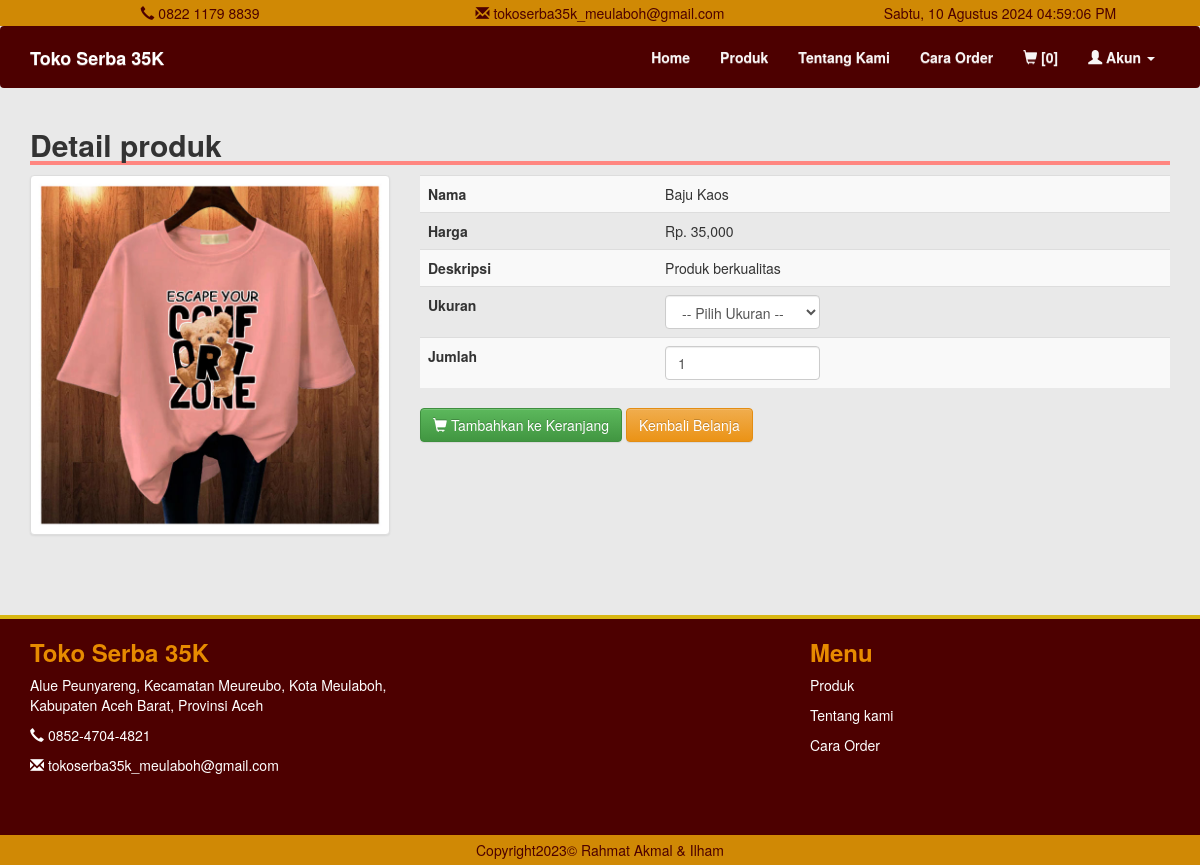
Page /detail_produk.php?produk=P0001 on the committed database.
### tables this page shows
CREATE TABLE `produk` (
  `kode_produk` varchar(100) NOT NULL,
  `nama` varchar(100) NOT NULL,
  `image` text NOT NULL,
  `deskripsi` text NOT NULL,
  `harga` varchar(255) NOT NULL,
  `ukuran` varchar(255) NOT NULL,
  `berat` varchar(200) NOT NULL
);

### detail_produk.php (the view, shortened to what this page needs)
<?php
include 'header.php';
$kode = mysqli_real_escape_string($conn,$_GET['produk']);
$result = mysqli_query($conn, "SELECT * FROM produk WHERE kode_produk = '$kode'");
$row = mysqli_fetch_assoc($result);
?>
<div class="container">
	<h2 style=" width: 100%; border-bottom: 4px solid #ff8680"><b>Detail produk</b></h2>
	<div class="row">
		<div class="col-md-4">
			<div class="thumbnail">
				<img src="image/produk/<?= $row['image']; ?>" width="400">
			</div>
		</div>
		<div class="col-md-8">
			<form action="proses/add.php" method="GET">
				<table class="table table-striped">
					<tbody>
						<tr>
							<td><b>Nama</b></td>
							<td><?= $row['nama']; ?></td>
						</tr>
						<tr>
							<td><b>Harga</b></td>
							<td id="harga">
								<?php
								if(strpos($row['harga'], ",") == false){
									echo "Rp.".number_format($row['harga'])."";
								}else{
									$a = explode(",", $row['harga']);
									echo "Rp. ".number_format($a[0])."";
								}
								?>
							</td>
						</tr>
						<tr>
							<td><b>Deskripsi</b></td>
							<td><?= $row['deskripsi'];  ?></td>
						</tr>
						<tr>
							<td><b>Ukuran</b></td>
							<td>
								<select class="form-control" style="width: 155px;" name="ukuran" id="ukuran">
										<option selected value="nul">-- Pilih Ukuran --</option>
								</select>
							</td>
						</tr>
						<tr>
							<td><b>Jumlah</b></td>
							<td><input class="form-control" type="number" min="1" name="jml" value="1" style="width: 155px;"></td>
						</tr>
					</tbody>
				</table>
				<?php
				if(isset($_SESSION['user'])){
					?>
					<button type="submit" class="btn btn-success"><i class="glyphicon glyphicon-shopping-cart"></i> Tambahkan ke Keranjang</button>
					<?php
				}else{
					?>
					<a href="keranjang.php" class="btn btn-success"><i class="glyphicon glyphicon-shopping-cart"></i> Tambahkan ke Keranjang</a>
					<?php
				}
				?>
				<a href="index.php" class="btn btn-warning"> Kembali Belanja</a>
			</div>
	</div>
</div>
<br>
<br>
<br>
<?php
include 'footer.php';
?>

### css/style.css (style rules this page uses)
body { margin:0; padding: 0; background-color: #e9e9e9; }

### rows in the picture
produk: image (picture), nama "Baju Kaos", harga "35,000", deskripsi "Produk berkualitas"
